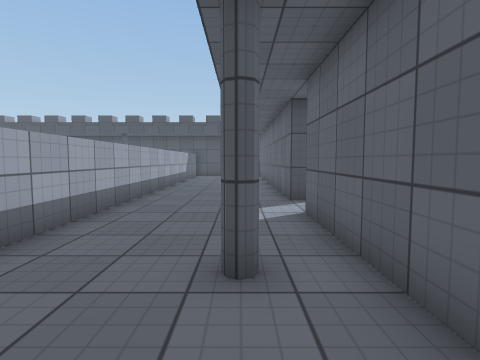
[1] (above)

12 first-person views from a walk through a Unity game level. The camera is 1.2 m above the floor, tilts 4° down and sees 80° across. The floor is counted in squares, 1 m on a side. Each view is taken from the middle of a square. On the plan, view 1 faces up. The plan holds only what a view shows up to about 13 squares ahead; the rest is blank. The place goes on beyond the plan. The player is left out. Surface patterns are stand-ins for the level's own textures.

[2]
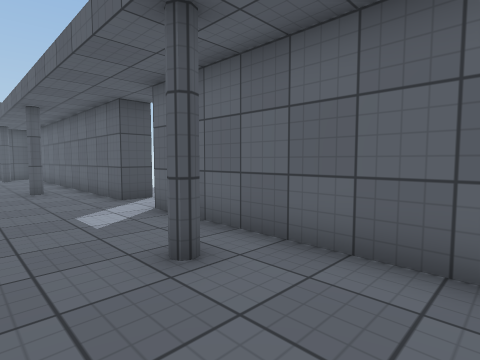

[3]
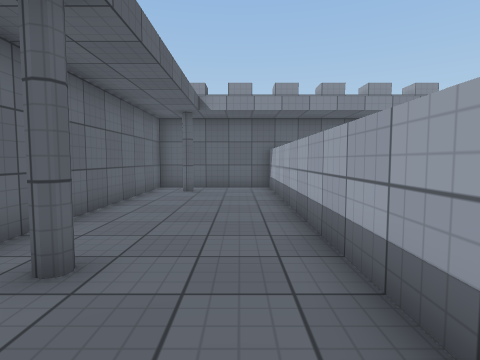

[4]
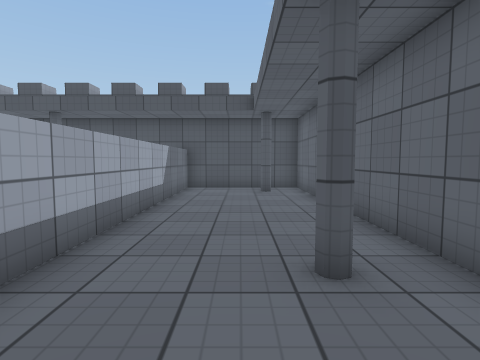

[5]
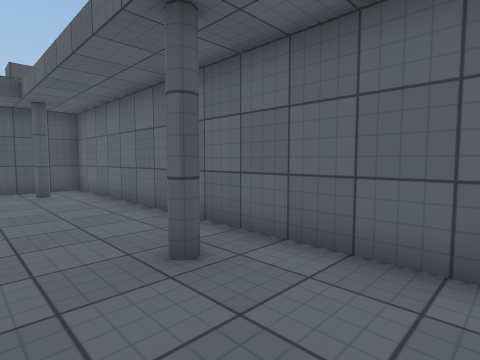

[6]
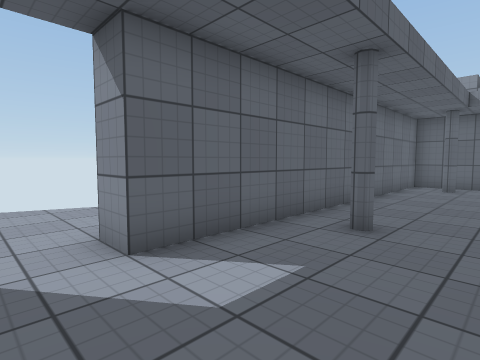

[7]
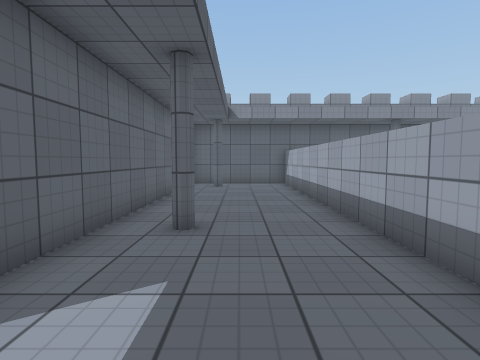

[8]
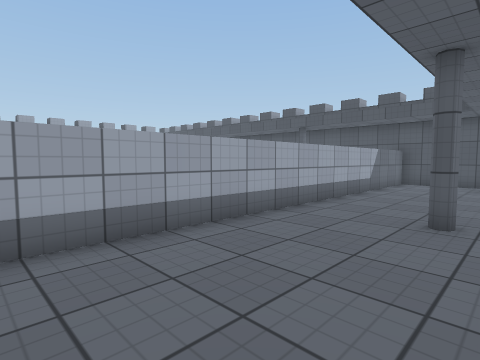

[9]
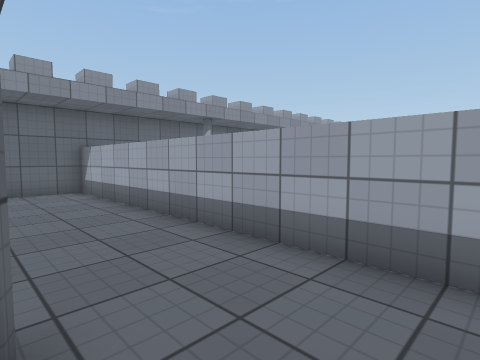

[10]
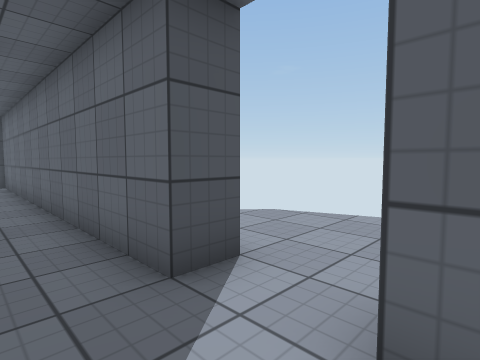

[11]
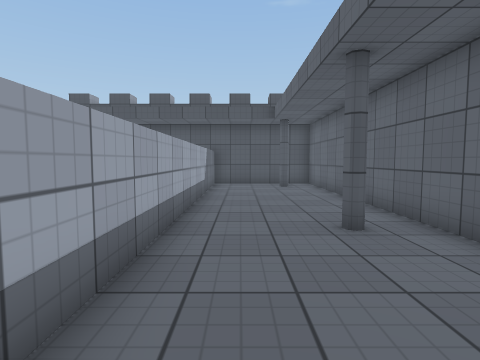

[12]
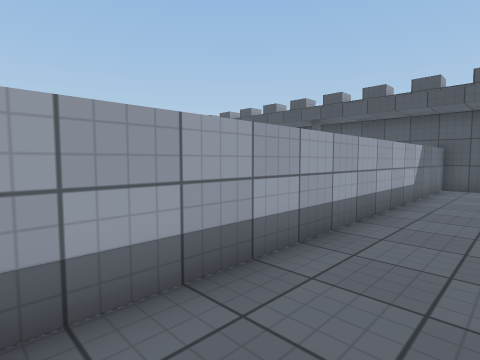

### Floor plan
Key: @ floor where view 1 was taken; # wall or solid block; . floor.
Columns run from 3 left of view 1 to 6 right of it. Each row starts with its distance up from view 1.
 22 ######
 21 #....#
 20 #..#.#
 19 #....#
 18 #....#
 17 #....#
 16 #....#
 15 #....#
 14 #....#
 13 #....#
 12 #..#.#
 11 #....#
 10 #....# ..
  9 #....#...
  8 #.........
  7 #.........
  6 #....#...
  5 #....#
  4 #....#
  3 #..#.#
  2 #....#
  1 #....#
  0 #..@.#
 -1 #....#
 -2 #....#
 -3 #....#
 -4 #....#
 -5 #..#.#
 -6 #....#
 -7 ######

Where each view was taken, in squares from view 1:
view 1: 0 up, 0 right, facing up
view 2: 0 up, 2 left, facing up-right
view 3: 6 up, 2 left, facing down
view 4: 9 up, 1 left, facing up
view 5: 9 up, 2 left, facing up-right
view 6: 8 up, 2 left, facing down-right
view 7: 8 up, 1 left, facing down
view 8: 6 up, 1 right, facing up-left
view 9: 5 up, 0 right, facing down-left
view 10: 6 up, 0 right, facing up-right
view 11: 7 up, 2 left, facing up
view 12: 8 up, 1 left, facing up-left
